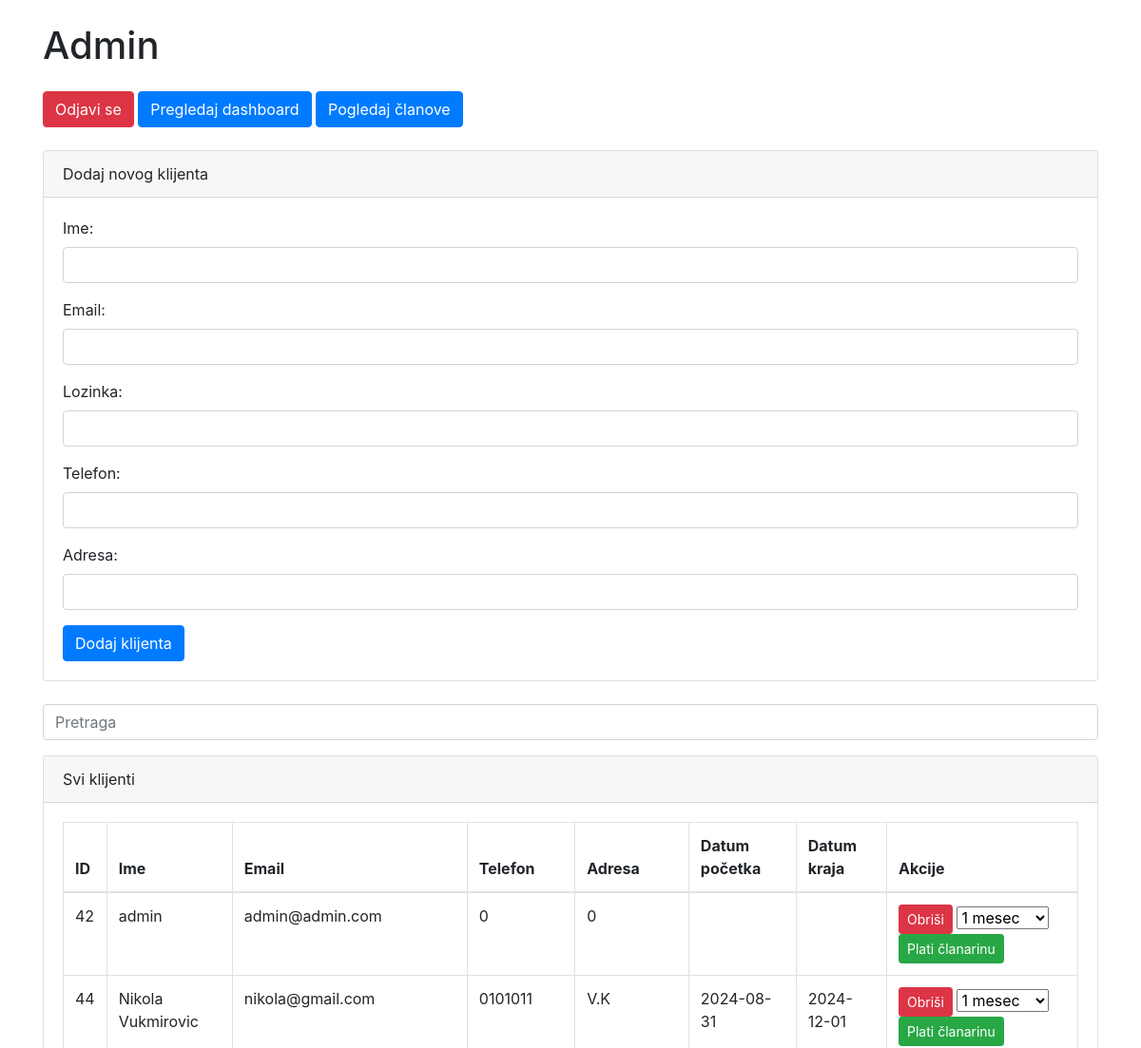
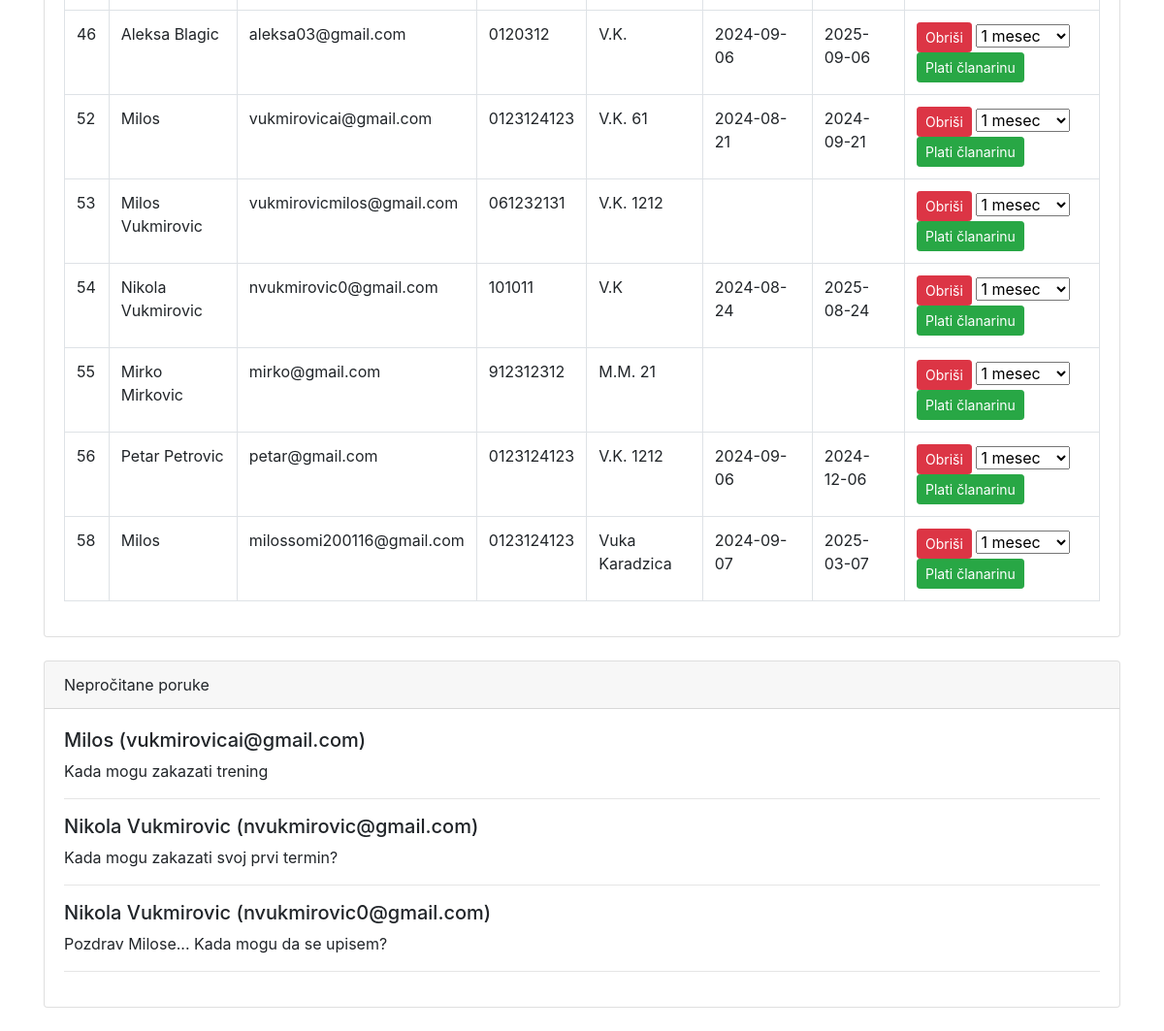
/admin_client.php, run on the app's committed database (2 pictures, top to bottom).
### tables this page shows
CREATE TABLE `klijent` (
  `id` int(11) NOT NULL,
  `ime` varchar(100) NOT NULL,
  `email` varchar(100) NOT NULL,
  `telefon` varchar(20) DEFAULT NULL,
  `adresa` varchar(255) DEFAULT NULL,
  `lozinka` varchar(255) DEFAULT NULL,
  `role` enum('admin','klijent') NOT NULL DEFAULT 'klijent',
  `datum_pocetka` date DEFAULT NULL,
  `datum_kraja` date DEFAULT NULL,
  `clanarina_id` int(11) DEFAULT NULL,
  `kontakt_id` int(11) DEFAULT NULL
);

CREATE TABLE `kontakt` (
  `id` int(11) NOT NULL,
  `ime` varchar(255) NOT NULL,
  `subject` varchar(255) NOT NULL,
  `email` varchar(255) NOT NULL,
  `tekst` text NOT NULL,
  `procitana` tinyint(1) DEFAULT 0
);

### admin_client.php (the view, shortened to what this page needs)
<?php
include "config.php";
$sql = "SELECT * FROM klijent";
$result = mysqli_query($conn, $sql);
$sql_poruke = "SELECT * FROM kontakt WHERE procitana = 0";
$result_poruke = mysqli_query($conn, $sql_poruke);
?>
<!DOCTYPE html>
<html lang="en">
<head>
    <link href="https://stackpath.bootstrapcdn.com/bootstrap/4.5.2/css/bootstrap.min.css" rel="stylesheet">
</head>
<body>
    <div class="container mt-4">
        <h1 class="mb-4">Admin</h1>
        <div class="mb-4">
            <a href="index.php" class="btn btn-danger">Odjavi se</a>
            <a href="admin_dashboard.php" class="btn btn-primary">Pregledaj dashboard</a>
            <a href="admin_client.php" class="btn btn-primary">Pogledaj članove</a>
        </div>
        <div class="card mb-4">
            <div class="card-header">
                Dodaj novog klijenta
            </div>
            <div class="card-body">
                <form action="admin_client.php" method="POST">
                    <div class="form-group">
                        <label for="ime">Ime:</label>
                        <input type="text" class="form-control" id="ime" name="ime" required>
                    </div>
                    <div class="form-group">
                        <label for="email">Email:</label>
                        <input type="email" class="form-control" id="email" name="email" required>
                    </div>
                    <div class="form-group">
                        <label for="lozinka">Lozinka:</label>
                        <input type="password" class="form-control" id="lozinka" name="lozinka" required>
                    </div>
                    <div class="form-group">
                        <label for="telefon">Telefon:</label>
                        <input type="text" class="form-control" id="telefon" name="telefon" required>
                    </div>
                    <div class="form-group">
                        <label for="adresa">Adresa:</label>
                        <input type="text" class="form-control" id="adresa" name="adresa" required>
                    </div>
                    <button type="submit" class="btn btn-primary" name="submit">Dodaj klijenta</button>
                </form>
            </div>
        </div>
        <div class="input-group">
        <div class="input-group mb-3">
    <input type="text" id="myInput" class="form-control" onkeyup="myFunction()" placeholder="Pretraga" aria-label="Pretraga" aria-describedby="button-addon2">
</div>
</div>
<div class="card mb-4">
    <div class="card-header">
        Svi klijenti
    </div>
    <div class="card-body">
        <table class="table table-bordered">
            <thead>
                <tr>
                    <th>ID</th>
                    <th>Ime</th>
                    <th>Email</th>
                    <th>Telefon</th>
                    <th>Adresa</th>
                    <th>Datum početka</th>
                    <th>Datum kraja</th>
                    <th>Akcije</th>
                </tr>
            </thead>
            <tbody>
                <?php while($row = mysqli_fetch_assoc($result)) { ?>
                <tr>
                    <td><?php echo $row['id']; ?></td>
                    <td><?php echo $row['ime']; ?></td>
                    <td><?php echo $row['email']; ?></td>
                    <td><?php echo $row['telefon']; ?></td>
                    <td><?php echo $row['adresa']; ?></td>
                    <td><?php echo $row['datum_pocetka']; ?></td>
                    <td><?php echo $row['datum_kraja']; ?></td>
                    <td>
                        <form action="admin_client.php" method="POST" style="display:inline;">
                            <button type="submit" class="btn btn-danger btn-sm" name="delete">Obriši</button>
                        </form>
                        <form action="admin_client.php" method="POST" style="display:inline;">
                            <select name="trajanje" required>
                                <option value="1">1 mesec</option>
                            </select>
                            <button type="submit" class="btn btn-success btn-sm" name="plati_clanarinu">Plati članarinu</button>
                        </form>
                    </td>
                </tr>
                <?php } ?>
            </tbody>
        </table>
    </div>
</div>
        <div class="card mb-4">
            <div class="card-header">
                Nepročitane poruke
            </div>
            <div class="card-body">
                <?php while($row_poruka = mysqli_fetch_assoc($result_poruke)) { ?>
                <div class="mb-3">
                    <h5><?php echo $row_poruka['ime']; ?> (<?php echo $row_poruka['email']; ?>)</h5>
                    <p><?php echo $row_poruka['tekst']; ?></p>
                </div>
                <hr>
                <?php } ?>
            </div>
        </div>
    </div>
</body>
</html>

### data on the page
klijent: id "42", ime "admin", email "admin@admin.com", telefon "0", adresa "0"
klijent: id "44", ime "Nikola Vukmirovic", email "nikola@gmail.com", telefon "0101011", adresa "V.K", datum_pocetka "2024-08-31", datum_kraja "2024-12-01"
klijent: id "46", ime "Aleksa Blagic", email "aleksa03@gmail.com", telefon "0120312", adresa "V.K.", datum_pocetka "2024-09-06", datum_kraja "2025-09-06"
klijent: id "52", ime "Milos", email "vukmirovicai@gmail.com", telefon "0123124123", adresa "V.K. 61", datum_pocetka "2024-08-21", datum_kraja "2024-09-21"
klijent: id "53", ime "Milos Vukmirovic", email "vukmirovicmilos@gmail.com", telefon "061232131", adresa "V.K. 1212"
klijent: id "54", ime "Nikola Vukmirovic", email "nvukmirovic0@gmail.com", telefon "101011", adresa "V.K", datum_pocetka "2024-08-24", datum_kraja "2025-08-24"
klijent: id "55", ime "Mirko Mirkovic", email "mirko@gmail.com", telefon "912312312", adresa "M.M. 21"
klijent: id "56", ime "Petar Petrovic", email "petar@gmail.com", telefon "0123124123", adresa "V.K. 1212", datum_pocetka "2024-09-06", datum_kraja "2024-12-06"
klijent: id "58", ime "Milos", email "milossomi200116@gmail.com", telefon "0123124123", adresa "Vuka Karadzica", datum_pocetka "2024-09-07", datum_kraja "2025-03-07"
kontakt: ime "Milos", email "vukmirovicai@gmail.com", tekst "Kada mogu zakazati trening"
kontakt: ime "Nikola Vukmirovic", email "nvukmirovic@gmail.com", tekst "Kada mogu zakazati svoj prvi termin?"
kontakt: ime "Nikola Vukmirovic", email "nvukmirovic0@gmail.com", tekst "Pozdrav Milose... Kada mogu da se upisem?"
